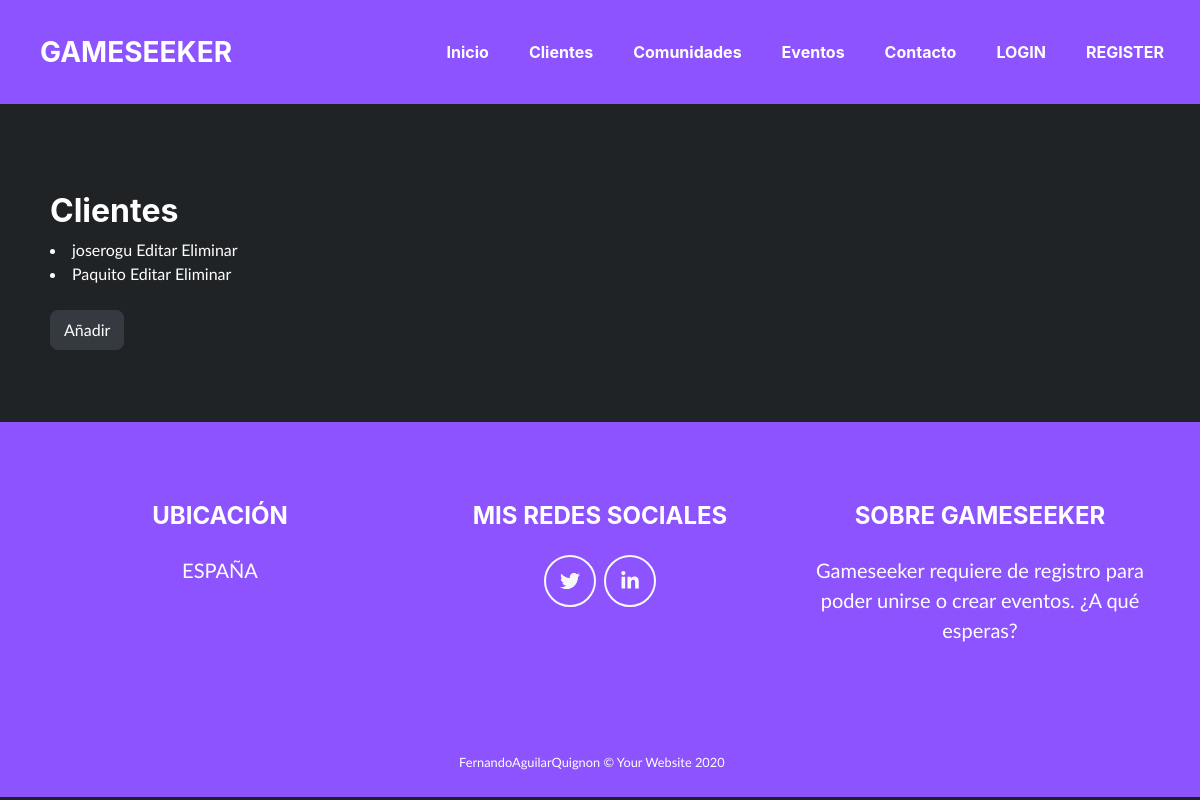
The app's page /clients/, older data.
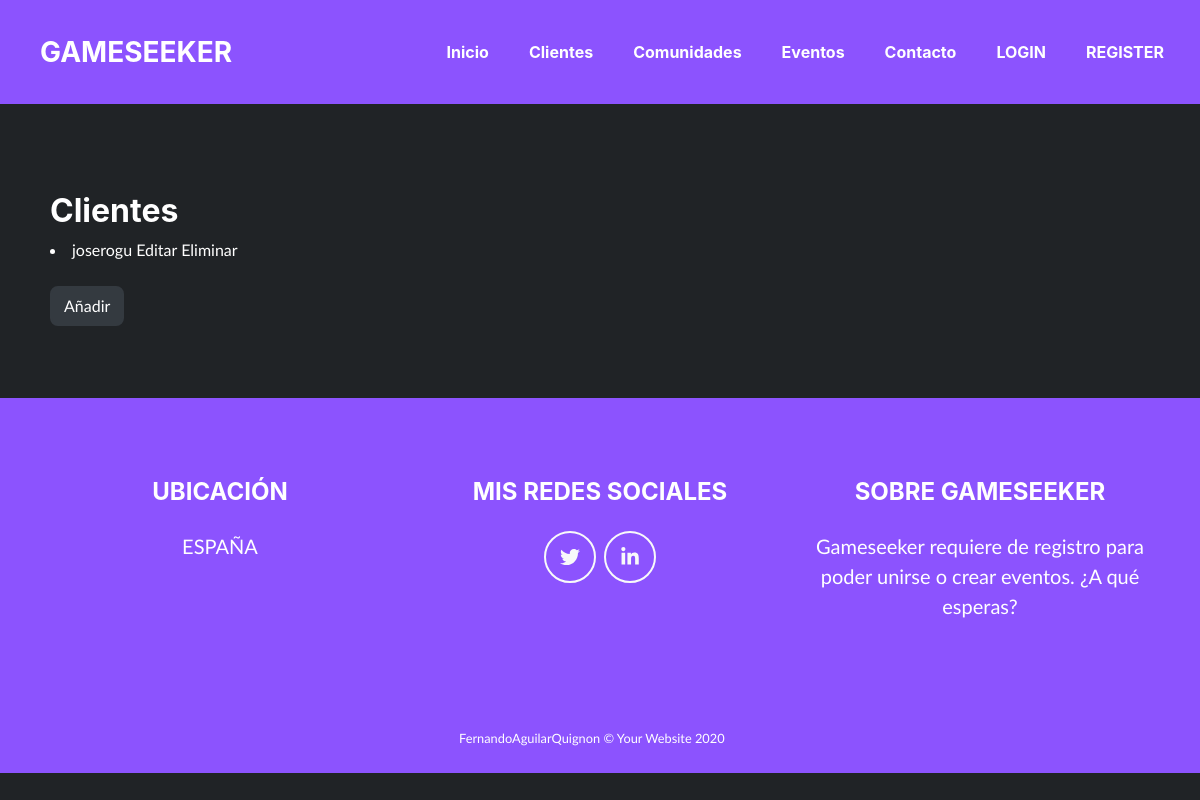
The same page, newer data.
### gameseek_app/models.py (models this page shows, shortened)
class Client(AbstractUser):
    class Gender(models.TextChoices):
        VACIO = "VACIO", _("----")
        HOMBRE = "HOMBRE", _("Hombre")
        MUJER = "MUJER", _("Mujer")
        OTRO = "OTRO", _("Otro")
    gender = models.CharField(
        max_length = 7,
        choices=Gender.choices,
        default=Gender.VACIO,
    )
    language = models.CharField(max_length = 100, null=True)
    birthday = models.DateField(null=True)

### gameseek_app/views.py (the view)
# urls.py: path("clients/", ClientListView.as_view(), name="clients-list"),
class ClientListView(ListView):
    model = Client

### gameseek_app/templates/gameseek_app/client_list.html (shortened to what this page needs)
{% extends "base.html" %}
{% block content %}
    <section class="page-section portfolio" id="portfolio">
    <h2>Clientes</h2>
    {% for client in object_list %}
    <li><a href={% url 'gmsk:clients-detail' client.id %}>{{ client.username }} </a><a href={% url 'gmsk:clients-update' client.id %}>Editar  </a><a href={% url 'gmsk:clients-delete' client.id %}>Eliminar</a></li>
    {% endfor %}
    <br>
    <button type="button" class="btn btn-dark" onclick="window.location.href='/register/'">Añadir</button>
    </section>
{% endblock %}

Row changes from the older to the newer data that the page shows:
removed Client: username "Paquito"
